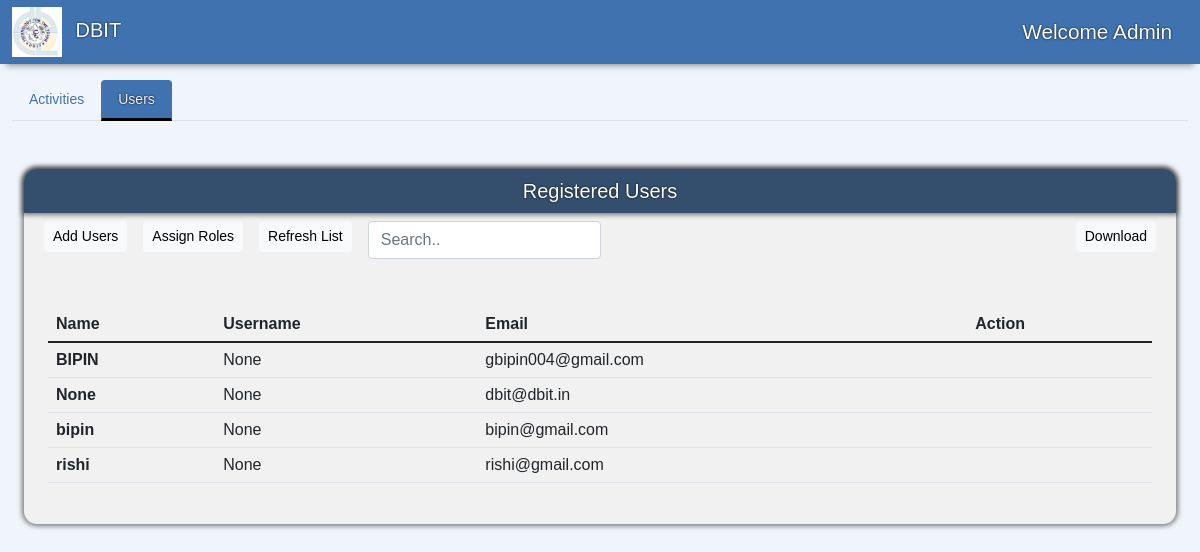
Page /AdminPage on the committed database.
### accounts/models.py (models this page shows, shortened)
class User(AbstractUser):
    username = None
    email = models.EmailField(max_length=255, unique=True)
    created_on = models.DateTimeField(auto_now_add=True)
    active = models.BooleanField(default=True)
    staff=models.BooleanField(default=False)
    superuser=models.BooleanField(default=False)
    first_name=models.CharField(max_length=50,null=True)
    last_name=models.CharField(max_length=50,null=True)
    phone= models.CharField(max_length=12,null=True,blank=True)
    profile_img = models.ImageField(default='logo.png',null=True, blank=True,upload_to='images/')
    USERNAME_FIELD = 'email'
    REQUIRED_FIELDS = []
    objects = CustomUserManager()

### AdminPage/views.py (the view)
# urls.py: path('AdminPage', views.Adminpage, name= 'admin'),
def Adminpage(request):
    user = User.objects.all()
    context = {'user': user}
    return render(request, 'admin.html', context)

### templates/admin.html (shortened to what this page needs)
{% load static %}
<html lang="en">
<head>
  <link href="https://cdn.jsdelivr.net/npm/bootstrap@5.1.3/dist/css/bootstrap.min.css" rel="stylesheet">
  <link rel="stylesheet" href="https://cdn.jsdelivr.net/npm/bootstrap-icons@1.7.1/font/bootstrap-icons.css">
  <link rel="stylesheet" href="{% static 'css/navbar.css' %}">
  <link rel="stylesheet" href="{% static 'css/admin.css' %}">
</head>
<body>
  <nav class="navbar navbar-main sticky-top navbar-expand-lg">
    <div class="container-fluid">
      <a class="navbar-brand" href="#">
        <img src="{% static 'content/logo.png' %}" class=" me-2" width="50" height="50" alt="">
        DBIT
      </a>
      <div class="collapse navbar-collapse" id="navbar-content">
        <div class="ms-auto admin-greeting">
          Welcome Admin
        </div>
      </div>
    </div>
  </nav>
  <div class="container-fluid">
    <nav class="">
      <div class="nav nav-tabs mt-3" id="nav-tab" role="tablist">
        <button class="nav-link" id="nav-activities-tab" data-bs-toggle="tab" data-bs-target="#nav-activities" type="button" role="tab" aria-controls="nav-activities" aria-selected="false">
          Activities
        </button>
        <button class="nav-link active" id="nav-users-tab" data-bs-toggle="tab" data-bs-target="#nav-users" type="button" role="tab" aria-controls="nav-users-tab" aria-selected="true">
          Users
        </button>
      </div>
    </nav>
    <div class="tab-content mt-5" id="nav-tabContent">
      <div class="tab-pane fade show active" id="nav-users" role="tabpanel" aria-labelledby="nav-users-tab">
        <div class="container-fluid mb-5">
          <div class="sidebar flex-shrink-0 dashboard-navigation">
            <div class="sidebar-heading d-flex align-items-center justify-content-center">
              <h5>Registered Users</h5>
            </div>
            <div class="container-fluid" style="overflow-x: auto;">
              <div class="d-flex bd-highlight mb-3">
                <div class="p-2 bd-highlight">
                  <button type="button" class="btn btn-light meetings-btn ms-auto btn-sm" data-bs-toggle="modal" data-bs-target="#staticBackdrop">
                    Add Users
                  </button>
                </div>
                <div class="p-2 bd-highlight">
                  <button type="button" class="btn btn-light meetings-btn ms-auto btn-sm" data-bs-toggle="modal" data-bs-target="#staticBackdrop">
                    Assign Roles
                  </button>
                </div>
                <div class="p-2 bd-highlight">
                  <button class="btn btn-light  btn-sm" type="button" id="dropdownMenuButton1" data-bs-toggle="dropdown" aria-expanded="false">
                    Refresh List
                  </button>
                </div>
                <div class="p-2 bd-highlight">
                  <input class="form-control" id="myInput" type="text" placeholder="Search..">
                </div>
                <div class="ms-auto p-2 bd-highlight">
                  <button type="button" class="btn btn-light meetings-btn ms-auto btn-sm" data-bs-toggle="modal" data-bs-target="#staticBackdrop">
                    Download
                  </button>
                </div>
              </div>
            </div>
            <div class="table-div m-4 mt-4 mb-4">
              <table class="table">
                <thead>
                  <tr>
                    <th scope="col">Name</th>
                    <th scope="col">Username</th>
                    <th scope="col">Email</th>
                    <th scope="col">Action</th>
                  </tr>
                </thead>
                <tbody id="myTable">
                  {% for users in user %}
                  <tr>
                    <th scope="row">{{users.first_name}}</th>
                    <td>{{users.username}}</td>
                    <td>{{users.email}}</td>
                    <td>
                    </td>
                  </tr>
                  {% endfor %}
                </tbody>
              </table>
            </div>
          </div>
        </div>
      </div>
    </div>
  </div>
</body>
</html>

### MPT/static/css/navbar.css (style rules this page uses)
.navbar-main { background-color: #3F72AF; color: white; -webkit-box-shadow: 0 8px 6px -6px #999; -moz-box-shadow: 0 8px 6px -6px #999; box-shadow: 0 8px 6px -6px #999; padding: 2px 0; }

### MPT/static/css/admin.css (style rules this page uses)
body { font-size: .875rem; background-color: #F0F4FB; font-family: Arial, Helvetica, sans-serif; overflow-x: hidden; }
a { color: white; text-shadow: 0 0 2px rgb(0, 0, 0); text-decoration: none; transition: color 0.3s ease; }
h5 { margin-bottom: 0; text-shadow: 0 0 2px rgb(0, 0, 0); }
.admin-greeting { font-size: 1.3rem; color: white; text-shadow: 0 0 2px rgb(0, 0, 0); }
.nav-link { color: #3F72AF; text-shadow: 0 0 2px white; text-decoration: none; transition: color 0.3s ease; }
.nav-tabs .nav-item.show .nav-link, .nav-tabs .nav-link.active { color: #F0F4FB; background-color: #3F72AF; border-color: #3F72AF #3F72AF black; text-shadow: 0 0 2px black; }
.nav-tabs .nav-link { border-bottom: 3px solid transparent; }
.sidebar-heading { height: 5.5vh; background-color: #344F6D; color: white; border-radius: 13px 13px 0 0; box-shadow: 0 0 5px 2px rgba(0, 0, 0, 0.5); }
.sidebar { background-color: #F1F1F1; border-radius: 13px; box-shadow: 0 0 5px 2px rgba(0, 0, 0, 0.5); margin: 10px 0; margin-top: 5.5vh; padding-bottom: 1px; }
.table-div { overflow-x: auto; }

### rows in the picture
User: first_name "BIPIN", username "None", email "gbipin004@gmail.com"
User: first_name "None", username "None", email "dbit@dbit.in"
User: first_name "bipin", username "None", email "bipin@gmail.com"
User: first_name "rishi", username "None", email "rishi@gmail.com"
